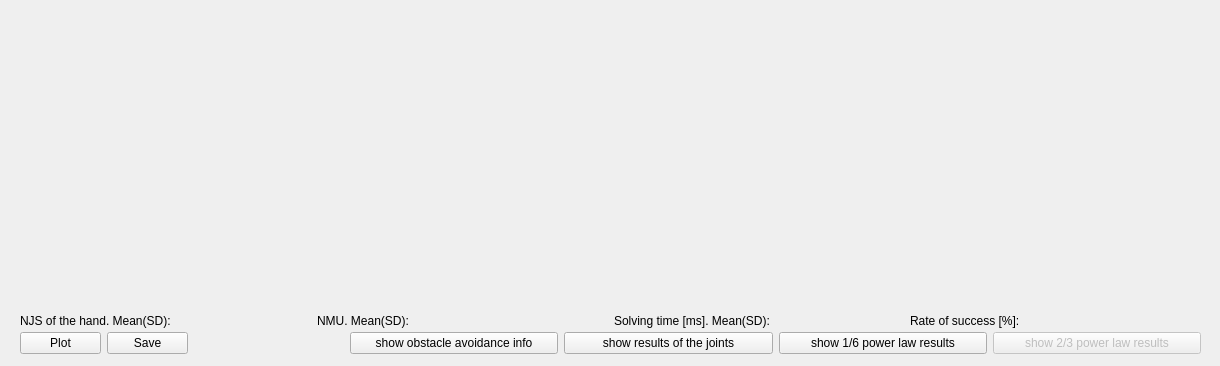
          <widget class="QWidget" name="tab_task_single">
           <attribute name="title">
            <string>Single-arm</string>
           </attribute>
           <widget class="QWidget" name="layoutWidget">
            <property name="geometry">
             <rect>
              <x>20</x>
              <y>10</y>
              <width>1191</width>
              <height>291</height>
             </rect>
            </property>
            <layout class="QHBoxLayout" name="horizontalLayout_13">
             <item>
              <widget class="QWidget" name="plot_hand_pos_task" native="true"/>
             </item>
             <item>
              <widget class="QCustomPlot" name="plot_hand_vel_task" native="true"/>
             </item>
            </layout>
           </widget>
           <widget class="QWidget" name="layoutWidget">
            <property name="geometry">
             <rect>
              <x>20</x>
              <y>310</y>
              <width>1181</width>
              <height>21</height>
             </rect>
            </property>
            <layout class="QHBoxLayout" name="horizontalLayout_12">
             <item>
              <layout class="QHBoxLayout" name="horizontalLayout_7">
               <item>
                <widget class="QLabel" name="label_cost_hand_4">
                 <property name="text">
                  <string>NJS of the hand. Mean(SD): </string>
                 </property>
                </widget>
               </item>
               <item>
                <widget class="QLabel" name="label_cost_hand_value_task">
                 <property name="text">
                  <string/>
                 </property>
                </widget>
               </item>
              </layout>
             </item>
             <item>
              <layout class="QHBoxLayout" name="horizontalLayout_8">
               <item>
                <widget class="QLabel" name="label_cost_hand_5">
                 <property name="text">
                  <string>NMU. Mean(SD): </string>
                 </property>
                </widget>
               </item>
               <item>
                <widget class="QLabel" name="label_nmu_task">
                 <property name="text">
                  <string/>
                 </property>
                </widget>
               </item>
              </layout>
             </item>
             <item>
              <layout class="QHBoxLayout" name="horizontalLayout_9">
               <item>
                <widget class="QLabel" name="label_cost_hand_6">
                 <property name="text">
                  <string>Solving time [ms]. Mean(SD):</string>
                 </property>
                </widget>
               </item>
               <item>
                <widget class="QLabel" name="label_solving_time_task">
                 <property name="text">
                  <string/>
                 </property>
                </widget>
               </item>
              </layout>
             </item>
             <item>
              <layout class="QHBoxLayout" name="horizontalLayout_10">
               <item>
                <widget class="QLabel" name="label_cost_hand_7">
                 <property name="text">
                  <string>Rate of success [%]:</string>
                 </property>
                </widget>
               </item>
               <item>
                <widget class="QLabel" name="label_rate_task">
                 <property name="text">
                  <string/>
                 </property>
                </widget>
               </item>
              </layout>
             </item>
            </layout>
           </widget>
           <widget class="QWidget" name="layoutWidget">
            <property name="geometry">
             <rect>
              <x>20</x>
              <y>330</y>
              <width>168</width>
              <height>27</height>
             </rect>
            </property>
            <layout class="QHBoxLayout" name="horizontalLayout_23">
             <item>
              <widget class="QPushButton" name="pushButton_plot_task">
               <property name="text">
                <string>Plot</string>
               </property>
              </widget>
             </item>
             <item>
              <widget class="QPushButton" name="pushButton_save_res_task">
               <property name="text">
                <string>Save</string>
               </property>
              </widget>
             </item>
            </layout>
           </widget>
           <widget class="QWidget" name="layoutWidget">
            <property name="geometry">
             <rect>
              <x>350</x>
              <y>330</y>
              <width>851</width>
              <height>27</height>
             </rect>
            </property>
            <layout class="QHBoxLayout" name="horizontalLayout_22">
             <item>
              <widget class="QPushButton" name="pushButton_nat_coll_av">
               <property name="text">
                <string>show obstacle avoidance info</string>
               </property>
              </widget>
             </item>
             <item>
              <widget class="QPushButton" name="pushButton_joints_results_task">
               <property name="text">
                <string>show results of the joints</string>
               </property>
              </widget>
             </item>
             <item>
              <widget class="QPushButton" name="pushButton_power_law_3D">
               <property name="text">
                <string>show 1/6 power law results</string>
               </property>
              </widget>
             </item>
             <item>
              <widget class="QPushButton" name="pushButton_power_law">
               <property name="enabled">
                <bool>false</bool>
               </property>
               <property name="text">
                <string>show 2/3 power law results</string>
               </property>
              </widget>
             </item>
            </layout>
           </widget>
          </widget>
